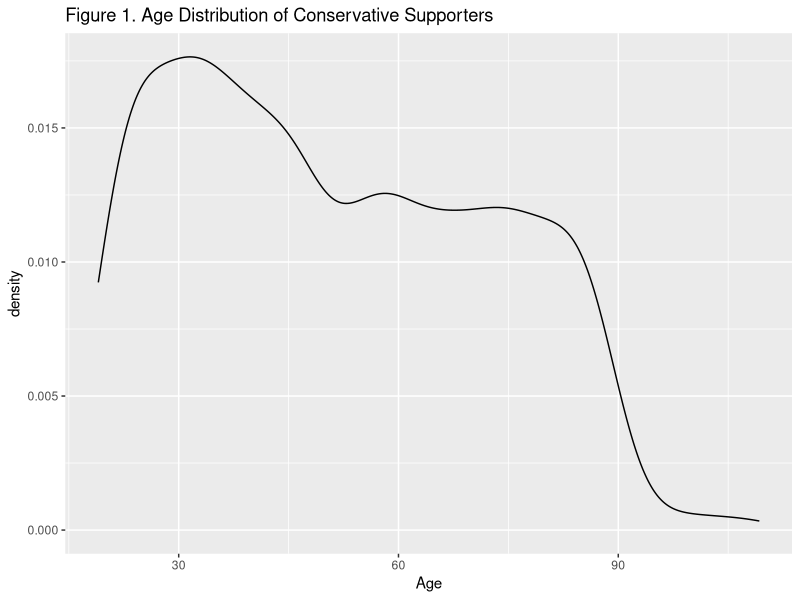
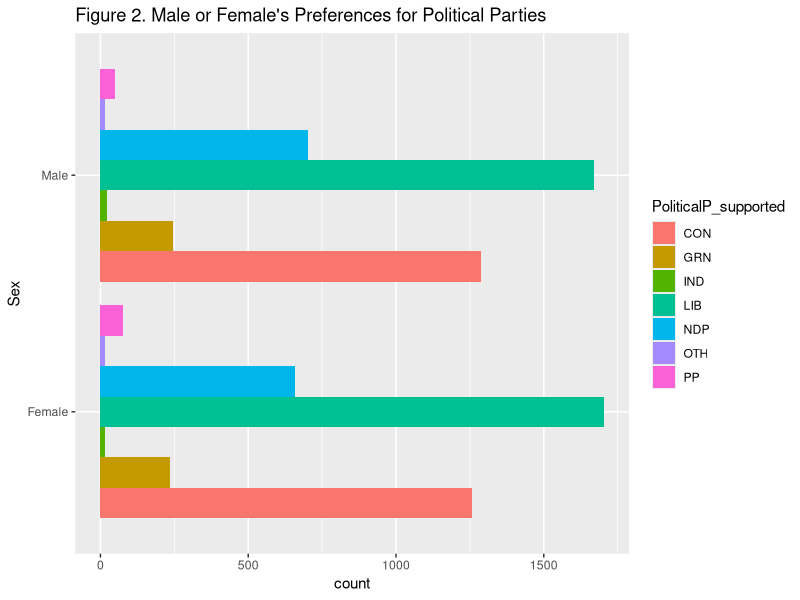
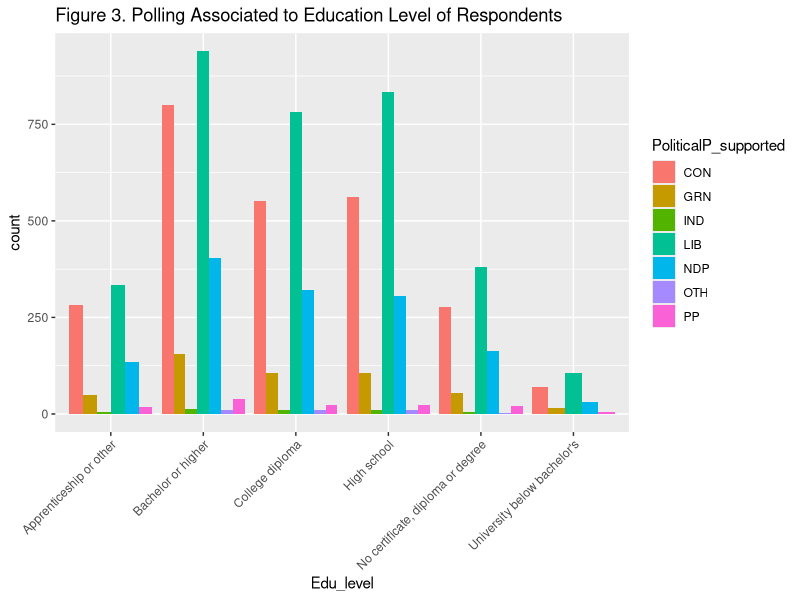
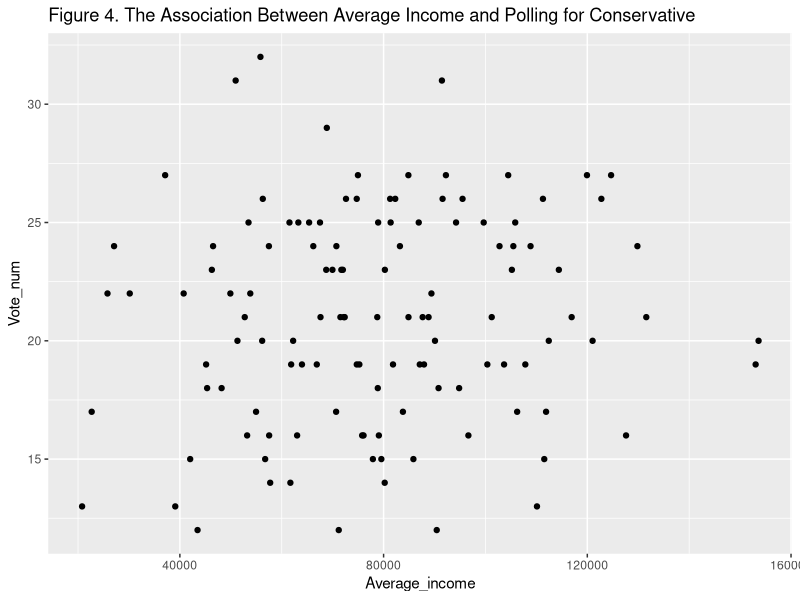

Recreate these plots in R, in order.
## ---- chunk 1
knitr::opts_chunk$set(echo = TRUE)
library(tidyverse)
## ---- chunk 2
# Size of population (Number of simulations)
N<-100000
set.seed(538)
# Age
# We assume in each age group, ages appears at equal probability, so it follows a uniform distribution.
Age_0_18 <-runif(N*0.21, min = 0, max = 18)
Age_19_49<-runif(N*0.41, min = 19, max = 49)
Age_50_89<-runif(N*0.37, min = 50, max = 89)
Age_90_over<-runif(N*0.010, min = 90, max = 110)
#This is the simulated Age data
Age_all<-c(Age_0_18, Age_19_49, Age_50_89, Age_90_over)
# Shuffle the data
Age<-sample(Age_all)

# Sex
set.seed(233)
Sex_types<-c("Female","Male")
Sex<-sample(Sex_types, N, replace = T)

# District
set.seed(304)
FEDistrict<-sample(1:121, N, replace = T)


# Political Party supported
set.seed(347)

# Simulate according to the past vote share
Poli_Parties<-c("LIB","CON","NDP","GRN","IND","PP","OTH")
PoliticalP_supported<-sample(Poli_Parties,N,prob = c(0.414, 0.332, 0.168, 0.062, 0.004, 0.016, 0.004), replace = T)


# Education level
set.seed(302)

Edu_level_types<-c("Bachelor or higher","University below bachelor's", "College diploma","Apprenticeship or other","High school","No certificate, diploma or degree")
Edu_level<-sample(Edu_level_types, N, prob = c(0.285, 0.031, 0.224, 0.108, 0.237, 0.115),replace = T)


#2018 after taxed
set.seed(303)

Income_under_15000<- runif(N*0.2, min = 0, max = 14999)
Income_15000_24999<- runif(N*0.2, min = 15000, max = 24999)
Income_25000_39999<- runif(N*0.2, min = 25000, max = 39999)
Income_40000_59999<- runif(N*0.2, min = 40000, max = 59999)
Income_60000_over<- runif(N*0.2, min = 60000, max = 500000)
Income_all<-c(Income_under_15000, Income_15000_24999,Income_25000_39999,Income_40000_59999,Income_60000_over)
#shuffle
Income<-sample(Income_all)


#Combine together
set.seed(305)

All_together.df<-tibble(Age, Sex, PoliticalP_supported, Edu_level, Income, FEDistrict)
#Sampling, using SRS, randomly pick from the data frame.
sample_selcet_rows<-sample(N,10000)
sample_dataset<-All_together.df[sample_selcet_rows,]
#Then we filter out people that is under 18, who is not eligible to vote for election.
Sample_clean<-sample_dataset %>% filter(Age>=18)
sample_size<-nrow(Sample_clean)
## ---- chunk 3
# Polling for each political party
Sample_clean %>% group_by(PoliticalP_supported) %>%
  summarise(Polling=n()/sample_size)
## ---- chunk 4
# Age distribution of supporters of Conservative
Sample_clean %>% filter(PoliticalP_supported == "CON") %>% 
  ggplot(aes(x=Age))+
  labs(title="Figure 1. Age Distribution of Conservative Supporters")+
  geom_density()
## ---- chunk 5
# Sex ratio
Sample_clean %>% ggplot(aes(x=Sex,fill=PoliticalP_supported))+
  geom_bar(position="dodge")+
  ggtitle("Figure 2. Male or Female's Preferences for Political Parties")+
  coord_flip()
## ---- chunk 6
# Education Level
Sample_clean %>% ggplot(aes(x=Edu_level,fill=PoliticalP_supported))+
  geom_bar(position="dodge")+
  ggtitle("Figure 3. Polling Associated to Education Level of Respondents")+
  theme(axis.text.x=element_text(angle=45,hjust=1))
## ---- chunk 7
# Annual ncome,federal electoral district and vote for Conservative
# Calculate average annual income for each district
Sample_only_con<-Sample_clean %>% filter(PoliticalP_supported == "CON")
Average_income<-c()

for (index in 1:121) {
  samp_distrct<-Sample_only_con %>% filter(FEDistrict == index)
  Average_income[index]=sum(samp_distrct$Income)/nrow(samp_distrct)
}

order_num<-c(1:121)
Mean_Income<-cbind(order_num, Average_income)

# Calculate number of votes
Vote_num<-c()

for (i in 1:121) {
  vote_district<-Sample_only_con %>% filter(FEDistrict==i)
  Vote_num[i]=nrow(vote_district)
}

Mean_Income_and_votes<-as.data.frame(cbind(Mean_Income,Vote_num))
Mean_Income_and_votes %>% 
  ggplot(aes(x=Average_income,y=Vote_num))+
  ggtitle("Figure 4. The Association Between Average Income and Polling for Conservative")+
  geom_point()
